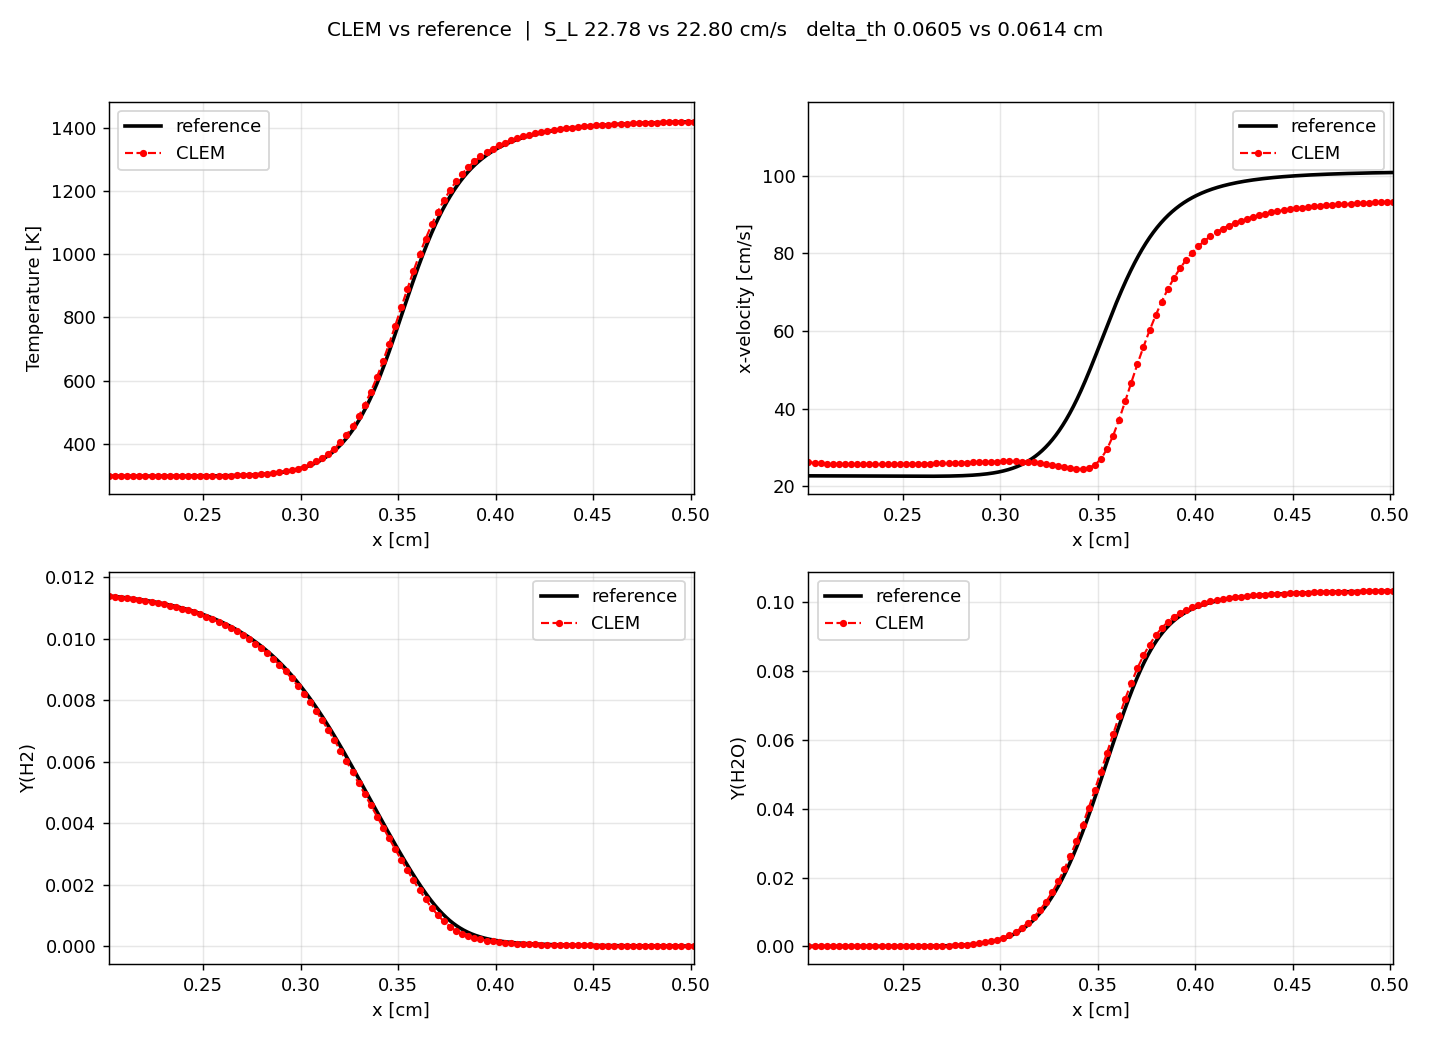

Here is the Python script that generated this plot:
#!/usr/bin/env python3
"""
Compare the CLEM 1D flame against the reference flame solution.

Overlays the profiles (temperature, velocity, H2 and H2O mass fraction) of a
PeleC/CLEM plotfile line-out against the PREMIX/Cantera reference
(LiDryer_H2_p1_phi0_4000tu0300.dat), after aligning the two flame fronts
(location of max |dT/dx|).  Also prints the key integral metrics:

    * laminar flame speed  S_L     = mean(rho*u) / rho_u
    * thermal thickness    delta_th = (T_b - T_u) / max|dT/dx|
    * burning rate         = rho_u * S_L * (Y_H2,u - Y_H2,b)

Run inside the env that has yt (e.g. `conda activate fpce`):

    python compare_flame.py <plotfile> [reference.dat] [-o out.png]

Example:
    python compare_flame.py CurrentResults/pltFlame_05000
"""
import argparse
import numpy as np

# molar masses [g/mol] for the LiDryer species (used for mole->mass conversion)
MW = {
    "H2": 2.01588, "O2": 31.9988, "H2O": 18.01528, "H": 1.00794,
    "O": 15.9994, "OH": 17.00734, "HO2": 33.00674, "H2O2": 34.01468,
    "N2": 28.0134,
}


# --------------------------------------------------------------------------
# Reference flame (Tecplot POINT format; species columns are MOLE fractions)
# --------------------------------------------------------------------------
def read_reference(path):
    cols, data = None, []
    with open(path) as f:
        for line in f:
            s = line.strip()
            if s.startswith("VARIABLES"):
                cols = [c.strip() for c in s.split("=", 1)[1].split('"')
                        if c.strip() and c.strip() != ","]
                continue
            if s.startswith("ZONE") or not s:
                continue
            try:
                data.append([float(v) for v in s.split()])
            except ValueError:
                continue
    arr = np.array(data)
    d = {name: arr[:, i] for i, name in enumerate(cols)}

    # mean molar mass at every point -> mole to mass fractions
    Mmix = np.zeros_like(d["X"])
    for sp in MW:
        if sp in d:
            Mmix += d[sp] * MW[sp]
    out = {
        "x": d["X"], "T": d["temp"], "u": d["u"], "rho": d["rho"],
        "Y_H2": d["H2"] * MW["H2"] / Mmix,
        "Y_H2O": d["H2O"] * MW["H2O"] / Mmix,
    }
    return out


# --------------------------------------------------------------------------
# CLEM plotfile line-out
# --------------------------------------------------------------------------
def read_plotfile(path):
    import yt
    yt.set_log_level(50)
    ds = yt.load(path)
    c = ds.domain_center
    ray = ds.ortho_ray(0, (c[1], c[2]))
    order = np.argsort(np.array(ray["boxlib", "x"]))

    def fld(*names):
        for n in names:
            try:
                return np.array(ray["boxlib", n][order])
            except Exception:
                continue
        raise KeyError(f"none of {names} present in plotfile")

    return {
        "x": fld("x"),
        "T": fld("Temp"),
        "u": fld("x_velocity"),
        "p":   fld("pressure"),
        "rho": fld("density"),
        "Y_H2": fld("Y(H2)", "y_H2"),
        "Y_H2O": fld("Y(H2O)", "y_H2O"),
        "time": float(ds.current_time),
    }


# --------------------------------------------------------------------------
# metrics
# --------------------------------------------------------------------------
def front_x(p):
    return p["x"][np.argmax(np.abs(np.gradient(p["T"], p["x"])))]


def metrics(p):
    rho_u = p["rho"][0]
    massflux = p["rho"] * p["u"]
    S_L = np.mean(massflux) / rho_u
    dth = (p["T"].max() - p["T"].min()) / np.max(np.abs(np.gradient(p["T"], p["x"])))
    burn = rho_u * S_L * (p["Y_H2"][0] - p["Y_H2"][-1])
    return {
        "S_L": S_L, "delta_th": dth, "burn_rate": burn,
        "massflux_rel_std": np.std(massflux) / np.mean(massflux),
    }


def main():
    ap = argparse.ArgumentParser(description="Compare CLEM 1D flame vs reference.")
    ap.add_argument("plotfile")
    ap.add_argument("reference", nargs="?",
                    default="LiDryer_H2_p1_phi0_4000tu0300.dat")
    ap.add_argument("-o", "--out", default="compare_flame.png")
    args = ap.parse_args()

    sim = read_plotfile(args.plotfile)
    ref = read_reference(args.reference)

    # align reference front onto the simulation front
    shift = front_x(sim) - front_x(ref)
    ref_x = ref["x"] + shift

    ms, mr = metrics(sim), metrics(ref)

    # ---- console report ----
    print(f"\nPlotfile : {args.plotfile}   (t = {sim['time']:.4e} s)")
    print(f"Reference: {args.reference}\n")
    flag = "STEADY" if ms["massflux_rel_std"] < 0.02 else \
        "NOT steady (rho*u varies) - run longer / retune u_in"
    print(f"  mass-flux rel. std = {ms['massflux_rel_std']:.2e}  ({flag})\n")
    print(f"  {'quantity':<26}{'CLEM':>13}{'reference':>13}{'err %':>10}")
    print("  " + "-" * 62)
    for k, lab, unit in (("S_L", "flame speed S_L", "cm/s"),
                         ("delta_th", "thermal thickness", "cm"),
                         ("burn_rate", "burning rate", "g/cm^2/s")):
        e = 100.0 * (ms[k] - mr[k]) / mr[k]
        print(f"  {lab+' ['+unit+']':<26}{ms[k]:>13.5g}{mr[k]:>13.5g}{e:>10.2f}")
    print()
    #print(sim["T"])
    # ---- overlay plots ----
    import matplotlib
    matplotlib.use("Agg")
    import matplotlib.pyplot as plt
    print(f"  rho_u={sim['rho'][0]:.4e}  rho_b={sim['rho'][-1]:.4e}  (ref rho_b≈2.3e-4)")
    print(f"  p:    min={sim['p'].min():.4e}  max={sim['p'].max():.4e}   (1 atm = 1.013e6)")
    print(f"  rho*u: inlet={sim['rho'][0]*sim['u'][0]:.4e}  outlet={sim['rho'][-1]*sim['u'][-1]:.4e}")
    fig, ax = plt.subplots(2, 2, figsize=(11, 8))
    panels = [
        (ax[0, 0], "T", "Temperature [K]"),
        (ax[0, 1], "u", "x-velocity [cm/s]"),
        (ax[1, 0], "Y_H2", "Y(H2)"),
        (ax[1, 1], "Y_H2O", "Y(H2O)"),
    ]
    for a, key, ylab in panels:
        a.plot(ref_x, ref[key], "k-", lw=2, label="reference")
        a.plot(sim["x"], sim[key], "r--o", ms=3, lw=1.2, label="CLEM")
        a.set_xlabel("x [cm]")
        a.set_ylabel(ylab)
        a.grid(alpha=0.3)
        a.legend()

    # zoom x-window around the flame
    xf = front_x(sim)
    for a, *_ in panels:
        a.set_xlim(xf - 0.15, xf + 0.15)

    fig.suptitle(
        f"CLEM vs reference  |  S_L {ms['S_L']:.2f} vs {mr['S_L']:.2f} cm/s   "
        f"delta_th {ms['delta_th']:.4f} vs {mr['delta_th']:.4f} cm",
        fontsize=11)
    fig.tight_layout(rect=[0, 0, 1, 0.96])
    fig.savefig(args.out, dpi=130)
    print(f"  figure written to {args.out}\n")


if __name__ == "__main__":
    main()
